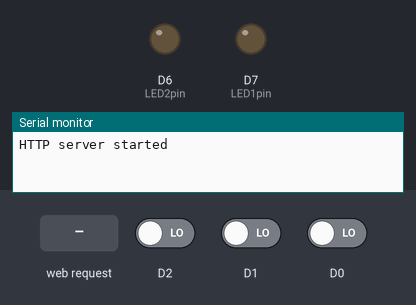
Simulated run of this sketch. Board: ESP8266 (NodeMCU). Parts: output pins drawn as LEDs (lit = HIGH), the last lines printed to the serial monitor. Inputs (shaded band) come from the test bench; at power-on: D2 LOW, D1 LOW, D0 LOW. WiFi joins after 1.5 s; servers stay silent unless stated.

Above: at 1.3 s.
1.4 s: HTTP request GET /led1on received
At 2.0 s:
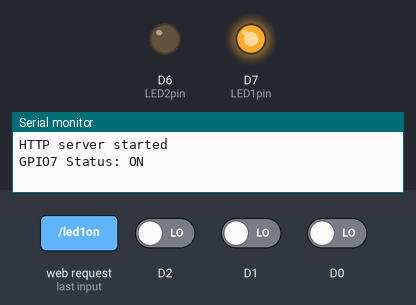
2.9 s: HTTP request GET /led2on received
At 4.1 s:
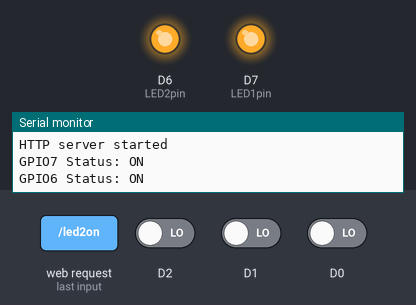
4.4 s: HTTP request GET /led1off received
At 5.5 s:
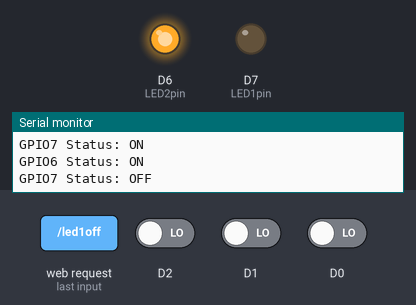
5.9 s: HTTP request GET /led2off received
At 6.6 s:
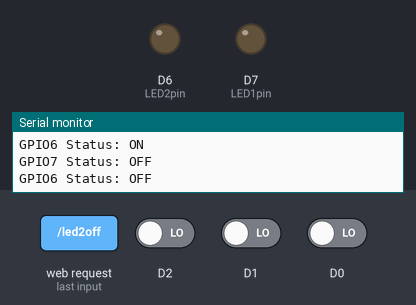
Timing chart, 0 to 8.4 s (numbered marks = the images above; inputs shaded):
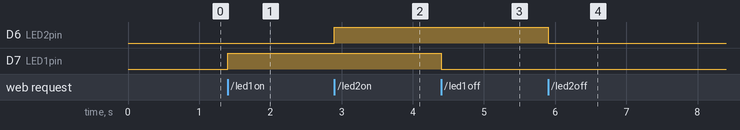

The sketch:

client.ino
```cpp
#include <ESP8266WiFi.h>
#include <ESP8266WebServer.h>
#include <ESP8266HTTPClient.h>


//This is Client Code

/* Put your SSID & Password */
const char* ssid = "NodeMCU";  // Enter SSID here
const char* password = "12345678";  //Enter Password here

/* Put IP Address details */
IPAddress local_ip(192,168,1,1);
IPAddress gateway(192,168,1,1);
IPAddress subnet(255,255,255,0);

ESP8266WebServer server(80);

int t[ 9] = { 0,0,0,0,0,0,0,0,0};
int player=1;
int b0,b1,b2;

uint8_t LED1pin = D7;
bool LED1status = LOW;

uint8_t LED2pin = D6;
bool LED2status = LOW;

HTTPClient http;
WiFiClient client;

void setup() {
  Serial.begin(115200);
  pinMode(LED1pin, OUTPUT);
  pinMode(LED2pin, OUTPUT);

  WiFi.begin(ssid, password);
//  WiFi.softAPConfig(local_ip, gateway, subnet);
  delay(100);

  server.on("/", handle_OnConnect);
  server.on("/led1on", handle_led1on);
  server.on("/led1off", handle_led1off);
  server.on("/led2on", handle_led2on);
  server.on("/led2off", handle_led2off);
  server.on("/update", modify);
  server.onNotFound(handle_NotFound);

  server.begin();
  Serial.println("HTTP server started");
}
void loop() {
  b0 = digitalRead(16);
  b1 = digitalRead(5);
  b2 = digitalRead(4);

  if(b0==HIGH){
    if(t[0]==0){
      http.begin(client,"192.168.1.1/update?id=3");
      http.GET();
    }
  }
  else if(b1==HIGH){
    if(t[1]==0){
    http.begin(client,"192.168.1.1/update?id=4");
    http.GET();
    }
  }
  else if(b2==HIGH){
    if(t[2]==0){
    http.begin(client, "192.168.1.1/update?id=5");
    http.GET();
    }
  }

  server.handleClient();
  if(LED1status)
  {digitalWrite(LED1pin, HIGH);}
  else
  {digitalWrite(LED1pin, LOW);}

  if(LED2status)
  {digitalWrite(LED2pin, HIGH);}
  else
  {digitalWrite(LED2pin, LOW);}
}

void handle_OnConnect() {
  LED1status = LOW;
  LED2status = LOW;
  Serial.println("GPIO7 Status: OFF | GPIO6 Status: OFF");
  server.send(200, "text/html", SendHTML(LED1status,LED2status));
}

void modify(){
  int d = server.arg(0).toInt();
  if(player==1){
      t[d]=1;
      player=2;
    }
    else{
        t[d]=2;
        player=1;
      }

   if(t[0]==t[1]==t[2] or t[3]==t[4]==t[5] or t[6]==t[7]==t[8] or t[0]==t[3]==t[6] or t[1]==t[4]==t[7] or t[2]==t[5]==t[8] or t[0]==t[4]==t[8] or t[2]==t[4]==t[6]){
    if(player==1){
      Serial.println("Player2 wins");
    }
    else if(player==2){
      Serial.println("Player1 wins");
    }
   }
     Serial.print(t[0]);

 }

void handle_led1on() {
  LED1status = HIGH;
  Serial.println("GPIO7 Status: ON");
  server.send(200, "text/html", SendHTML(true,LED2status));
}

void handle_led1off() {
  LED1status = LOW;
  Serial.println("GPIO7 Status: OFF");
  server.send(200, "text/html", SendHTML(false,LED2status));
}

void handle_led2on() {
  LED2status = HIGH;
  Serial.println("GPIO6 Status: ON");
  server.send(200, "text/html", SendHTML(LED1status,true));
}

void handle_led2off() {
  LED2status = LOW;
  Serial.println("GPIO6 Status: OFF");
  server.send(200, "text/html", SendHTML(LED1status,false));
}

void handle_NotFound(){
  server.send(404, "text/plain", "Not found");
}

String SendHTML(uint8_t led1stat,uint8_t led2stat){
  String ptr = "<!DOCTYPE html> <html>\n";
  ptr +="<head><meta name=\"viewport\" content=\"width=device-width, initial-scale=1.0, user-scalable=no\">\n";
  ptr +="<title>LED Control</title>\n";
  ptr +="<style>html { font-family: Helvetica; display: inline-block; margin: 0px auto; text-align: center;}\n";
  ptr +="body{margin-top: 50px;} h1 {color: #444444;margin: 50px auto 30px;} h3 {color: #444444;margin-bottom: 50px;}\n";
  ptr +=".button {display: block;width: 80px;background-color: #1abc9c;border: none;color: white;padding: 13px 30px;text-decoration: none;font-size: 25px;margin: 0px auto 35px;cursor: pointer;border-radius: 4px;}\n";
  ptr +=".button-on {background-color: #1abc9c;}\n";
  ptr +=".button-on:active {background-color: #16a085;}\n";
  ptr +=".button-off {background-color: #34495e;}\n";
  ptr +=".button-off:active {background-color: #2c3e50;}\n";
  ptr +="p {font-size: 14px;color: #888;margin-bottom: 10px;}\n";
  ptr +="</style>\n";
  ptr +="</head>\n";
  ptr +="<body>\n";
  ptr +="<h1>ESP8266 Web Server</h1>\n";
  ptr +="<h3>Using Access Point(AP) Mode</h3>\n";

   if(led1stat)
  {ptr +="<p>LED1 Status: ON</p><a class=\"button button-off\" href=\"/led1off\">OFF</a>\n";}
  else
  {ptr +="<p>LED1 Status: OFF</p><a class=\"button button-on\" href=\"/led1on\">ON</a>\n";}

  if(led2stat)
  {ptr +="<p>LED2 Status: ON</p><a class=\"button button-off\" href=\"/led2off\">OFF</a>\n";}
  else
  {ptr +="<p>LED2 Status: OFF</p><a class=\"button button-on\" href=\"/led2on\">ON</a>\n";}

  ptr +="</body>\n";
  ptr +="</html>\n";
  return ptr;
}
```

Measured:
- after the input at 1.4 s, D7 (LED1pin): LOW → HIGH at once
- after the input at 2.9 s, D6 (LED2pin): LOW → HIGH at once
- after the input at 4.4 s, D7 (LED1pin): HIGH → LOW at once
- after the input at 5.9 s, D6 (LED2pin): HIGH → LOW at once
